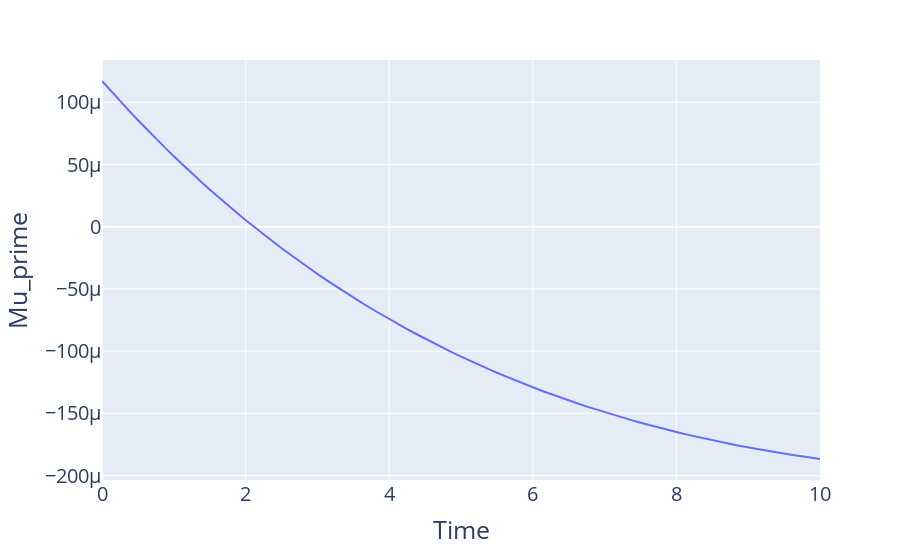

The code cell stored with this chart in its notebook:
### Code cell
df2 = pd.DataFrame({'Time': t_range_large, 'Mu_prime': mu_prime_range1})
fig2 = px.line(df2, x='Time', y='Mu_prime')
fig2.update_layout(
    xaxis=dict(
        title_font=dict(size=25),
        tickfont=dict(size=20),
    ),
    yaxis=dict(
        title_font=dict(size=25),
        tickfont=dict(size=20),
    )
)

fig2.show()
